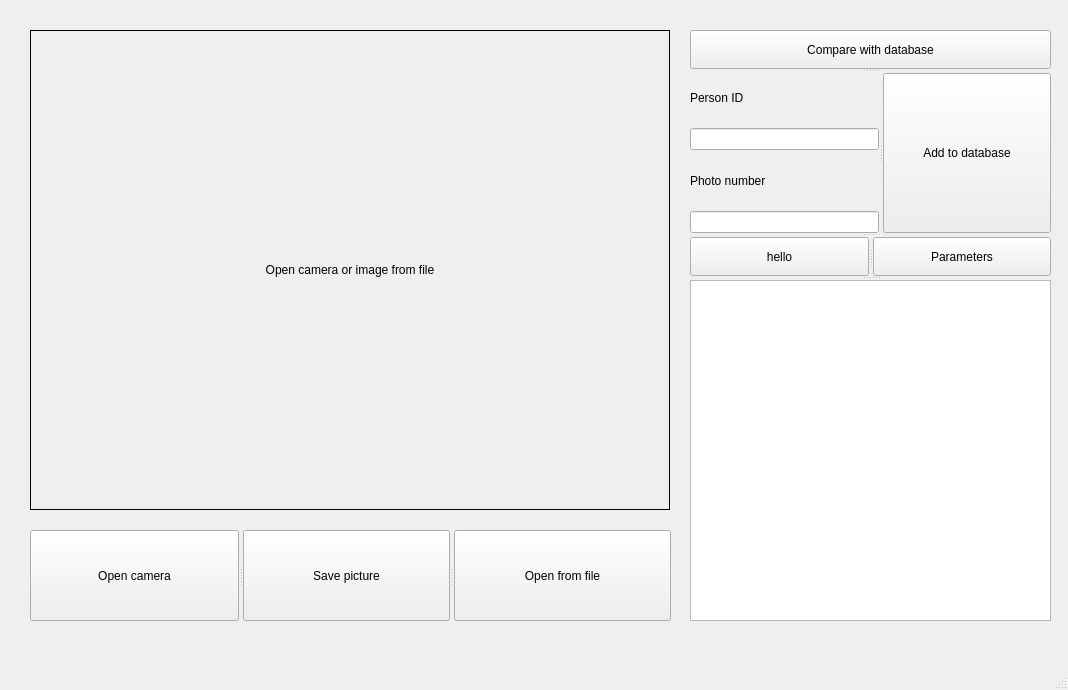
<?xml version="1.0" encoding="UTF-8"?>
<ui version="4.0">
 <class>MainWindow</class>
 <widget class="QMainWindow" name="MainWindow">
  <property name="geometry">
   <rect>
    <x>0</x>
    <y>0</y>
    <width>1068</width>
    <height>690</height>
   </rect>
  </property>
  <property name="windowTitle">
   <string>MainWindow</string>
  </property>
  <widget class="QWidget" name="centralwidget">
   <widget class="QLabel" name="lFile">
    <property name="geometry">
     <rect>
      <x>30</x>
      <y>30</y>
      <width>640</width>
      <height>480</height>
     </rect>
    </property>
    <property name="frameShape">
     <enum>QFrame::Box</enum>
    </property>
    <property name="text">
     <string>Open camera or image from file</string>
    </property>
    <property name="alignment">
     <set>Qt::AlignCenter</set>
    </property>
   </widget>
   <widget class="QSplitter" name="splitter">
    <property name="geometry">
     <rect>
      <x>30</x>
      <y>530</y>
      <width>641</width>
      <height>91</height>
     </rect>
    </property>
    <property name="orientation">
     <enum>Qt::Horizontal</enum>
    </property>
    <widget class="QPushButton" name="bCamera">
     <property name="text">
      <string>Open camera</string>
     </property>
    </widget>
    <widget class="QPushButton" name="bCamera_2">
     <property name="text">
      <string>Save picture</string>
     </property>
    </widget>
    <widget class="QPushButton" name="bFile">
     <property name="text">
      <string>Open from file</string>
     </property>
    </widget>
   </widget>
   <widget class="QSplitter" name="splitter_4">
    <property name="geometry">
     <rect>
      <x>690</x>
      <y>30</y>
      <width>361</width>
      <height>591</height>
     </rect>
    </property>
    <property name="orientation">
     <enum>Qt::Vertical</enum>
    </property>
    <widget class="QPushButton" name="bCompare">
     <property name="text">
      <string>Compare with database</string>
     </property>
    </widget>
    <widget class="QSplitter" name="splitter_2">
     <property name="orientation">
      <enum>Qt::Horizontal</enum>
     </property>
     <widget class="QWidget" name="">
      <layout class="QVBoxLayout" name="verticalLayout">
       <item>
        <widget class="QLabel" name="label">
         <property name="text">
          <string>Person ID</string>
         </property>
        </widget>
       </item>
       <item>
        <widget class="QLineEdit" name="edit_ID"/>
       </item>
       <item>
        <widget class="QLabel" name="label_2">
         <property name="text">
          <string>Photo number</string>
         </property>
        </widget>
       </item>
       <item>
        <widget class="QLineEdit" name="edit_photonr"/>
       </item>
      </layout>
     </widget>
     <widget class="QPushButton" name="bAdd">
      <property name="text">
       <string>Add to database</string>
      </property>
     </widget>
    </widget>
    <widget class="QSplitter" name="splitter_3">
     <property name="orientation">
      <enum>Qt::Horizontal</enum>
     </property>
     <widget class="QPushButton" name="buttonHello">
      <property name="text">
       <string>hello</string>
      </property>
     </widget>
     <widget class="QPushButton" name="bParameters">
      <property name="text">
       <string>Parameters</string>
      </property>
     </widget>
    </widget>
    <widget class="QTextBrowser" name="textOutput"/>
   </widget>
  </widget>
  <widget class="QMenuBar" name="menubar">
   <property name="geometry">
    <rect>
     <x>0</x>
     <y>0</y>
     <width>1068</width>
     <height>26</height>
    </rect>
   </property>
  </widget>
  <widget class="QStatusBar" name="statusbar"/>
 </widget>
 <resources/>
 <connections/>
</ui>
